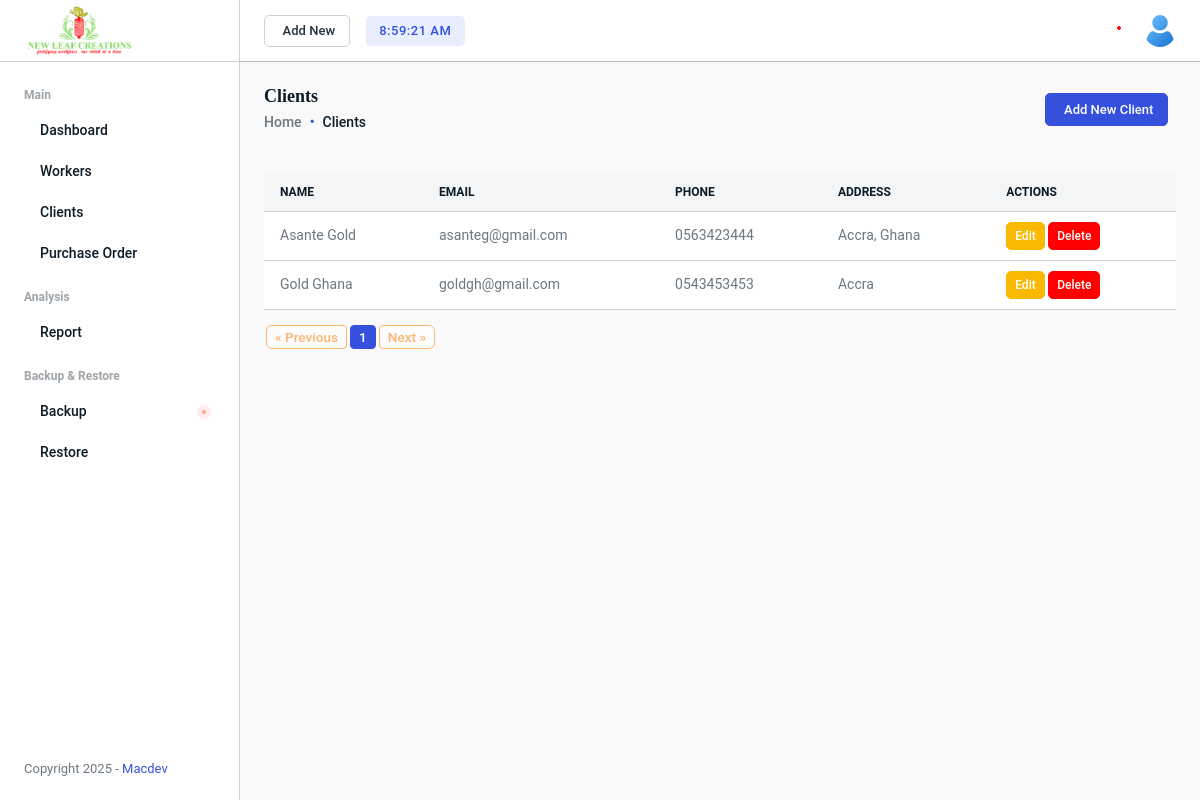
/management/register_client/, run on an earlier commit of the app's database.
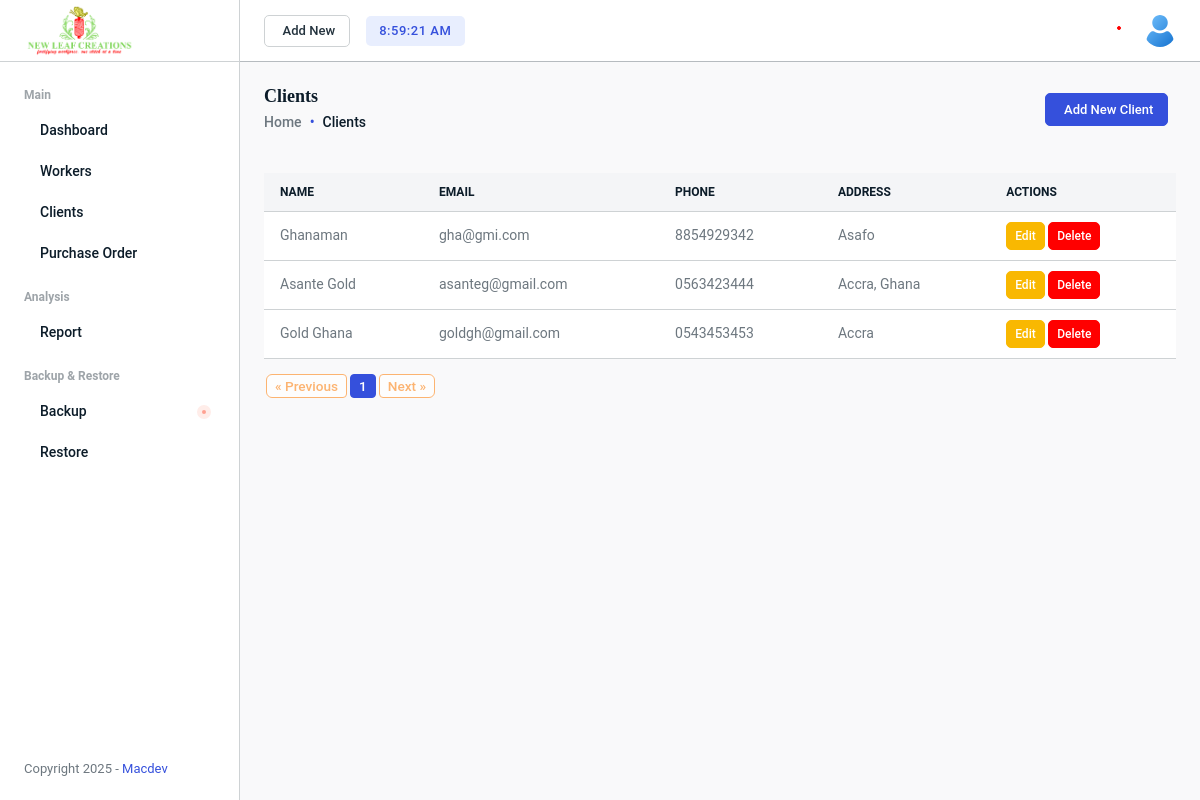
And on a later commit of the database.
### managementSystem/models.py (models this page shows, shortened)
class Client(models.Model):
    name = models.CharField(max_length=200)
    address = models.TextField()
    contact_email = models.EmailField()
    phone = models.CharField(max_length=15)

### managementSystem/views.py (the view, shortened to what this page needs)
# urls.py: path('register_client/', views.register_client, name='register_client'),
def register_client(request):
    clients = Client.objects.all().order_by('-id')
    paginator = Paginator(clients, 10)  # 10 workers per page
    page_number = request.GET.get('page')
    page_obj = paginator.get_page(page_number)
    return render(request, 'register_client.html', {
        'clients': page_obj,
        'paginator': paginator,
        'page_obj': page_obj,
    })

### managementSystem/templates/register_client.html (shortened to what the changed rows need)
{% extends "base.html" %}
{% load static %}
{% block content %}
    <div class="main-wrapper">
        <div class="page-wrapper">
            <div class="content content-two">
                <div class="table-responsive">
                    <table class="table">
                        <thead class="thead-light text-uppercase">
                            <tr>
                                <th class="no-sort">Name</th>
                                <th class="no-sort">Email</th>
                                <th class="no-sort">Phone</th>
                                <th class="no-sort">Address</th>
                                <th class="no-sort">Actions</th>
                            </tr>
                        </thead>
                        <tbody>
                            {% for client in clients %}
                            <tr>
                                <td> {{client.name}} </td>
                                <td> {{client.contact_email}} </td>
                                <td> {{client.phone}} </td>
                                <td> {{client.address}} </td>
                                <td>
                                    <button class="btn btn-sm btn-warning edit-btn" data-id="{{ client.id }}">Edit</button>
                                    <button class="btn btn-danger btn-sm delete-btn" data-id="{{ client.id }}">Delete</button>
                                </td>
                            </tr>
                            {% empty %}
                            <tr>
                                <td colspan="6" class="text-center">No clients yet</td>
                            </tr>
                            {% endfor %}
                        </tbody>
                    </table>
                    <div class="pagination">
                        <nav aria-label="Worker pagination" class="pagination-container">
                            <ul class="pagination">
                                {% for num in clients.paginator.page_range %}
                                    {% if clients.number == num %}
                                        <li class="page-item active">
                                            <span class="page-link btn btn-primary">{{ num }}</span>
                                        </li>
                                    {% else %}
                                        <li class="page-item">
                                            <a class="page-link btn btn-outline-primary" href="?page={{ num }}">{{ num }}</a>
                                        </li>
                                    {% endif %}
                                {% endfor %}
                            </ul>
                        </nav>
                    </div>
                </div>
            </div>
        </div>
    </div>
{% endblock %}

What changed in the data, as far as the page shows it:
added Client: name "Ghanaman", contact_email "gha@gmi.com", phone "8854929342", address "Asafo"
